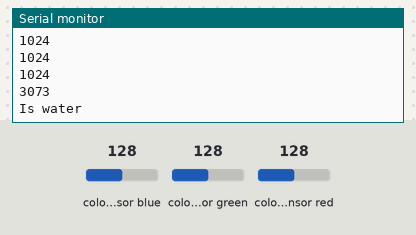
This sketch was run on a simulated Arduino Uno, built with avr-gcc and run on an emulated ATmega328P. Parts: the last lines printed to the serial monitor. The inputs (shaded band) are chosen by the test bench; at power-on: colour sensor blue 128, colour sensor green 128, colour sensor red 128.

Above: at 1.2 s.
1.3 s: colour sensor blue set to 5
At 2.2 s:
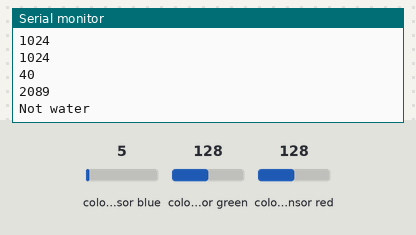
3.8 s: colour sensor green set to 5
At 4.4 s:
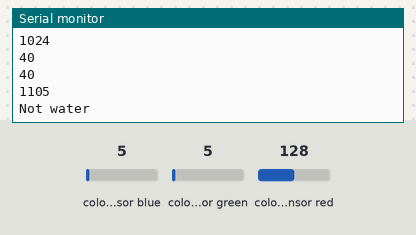
5.3 s: colour sensor red set to 5
At 6.1 s:
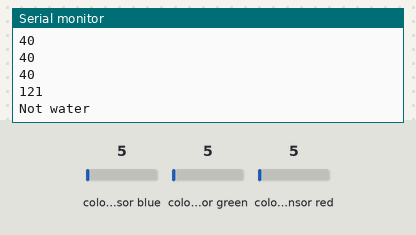
Timing chart, 0 to 8.3 s (numbered marks = the images above; inputs shaded):
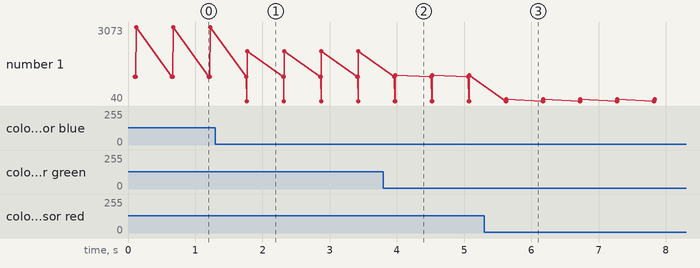

The sketch:

RGB_Sensor.ino
```cpp
// This file controls the functionality of the RGB light sensor
// The light sensor determines the color of the liquid in the clear water bottle
// and returns whether or not the liquid is water or not.
// This file also has calibration settings that allow the sensor to calibrate to the
// color of the water bottle without any liquid in it.
//

#include <Wire.h>
#include "Adafruit_TCS34725.h"

/* Initialise with specific int time and gain values */
Adafruit_TCS34725 tcs = Adafruit_TCS34725(TCS34725_INTEGRATIONTIME_614MS, TCS34725_GAIN_1X);

// currently stores data in global var, when implemented will change so that app can
// send these values to the mcu instead.
uint16_t rBottle, gBottle, bBottle, cBottle;
double X = 50.0;

void setup() {

  Serial.begin(9600);
  if (tcs.begin()) {
    Serial.println("Found sensor");
    calibrateColor();
  } else {
    Serial.println("No TCS34725 found ... check your connections");
    while (1);
  }
}

// method to calibrate base color reading for water bottle
// is called whenever user wants to calibrate the color of the water bottle
// stores the data in global variables
void calibrateColor() {
  tcs.getRawData(&rBottle, &gBottle, &bBottle, &cBottle);
}

// method returns 1 if liquid is water
// method returns 0 if liquid is not water
int isWater() {
  // check color of liquid, if color is not clear return 0
  if (getColor() == 1) {
    return 0;
  }
  // else liquid is water
  return 1;
}

// method returns 1 if liquid if clear
// method returns 0 if liquid is not clear
int getColor() {
  // get current color
  uint16_t r, g, b, c;
  tcs.getRawData(&r, &g, &b, &c);
  Serial.println(r);
  Serial.println(g);
  Serial.println(b);
  Serial.println(c);

  // compare current color to water bottle rgb values
  // if any rgb value is >15% different, than liquid is not water
  double rDiff, gDiff, bDiff;
  rDiff = (double)rBottle - (double)r;
  rDiff = abs(rDiff);
  rDiff = rDiff / rBottle;

  gDiff = (double)gBottle - (double)g;
  gDiff = abs(gDiff);
  gDiff = gDiff / gBottle;

  bDiff = (double)bBottle - (double)b;
  bDiff = abs(bDiff);
  bDiff = bDiff / bBottle;

  // if rbg value is > certain percentage X,meaning the color is more than X% different.
  if (((rDiff * 100) > X) || ((gDiff * 100) > X) || ((bDiff * 100) > X)) {
    Serial.println("Not water");
    return 0;
  }
  Serial.println("Is water");
  return 1;
}

void loop() {
  // put your main code here, to run repeatedly:
  getColor();
  delay(500);
}
```

Measured:
- after the input at 1.3 s, the serial monitor: prints a new line after 0.47 s (image 1)
- after the input at 3.8 s, the serial monitor: prints a new line after 0.18 s (image 2)
- after the input at 5.3 s, the serial monitor: prints a new line after 0.33 s (image 3)
- plotted number 1: 3073 → 2089 after the input at 1.3 s, 2089 → 1105 after the input at 3.8 s, 1105 → 121 after the input at 5.3 s
